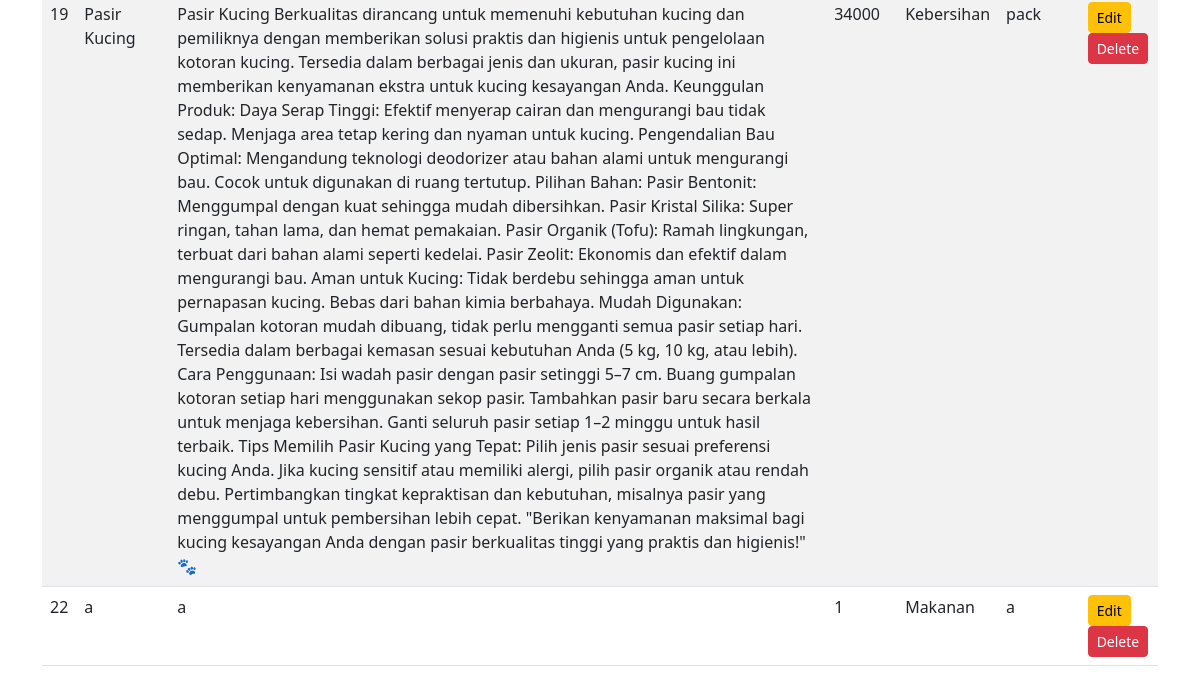
/admin/product_a.php (lower part), run on an earlier commit of the app's database.
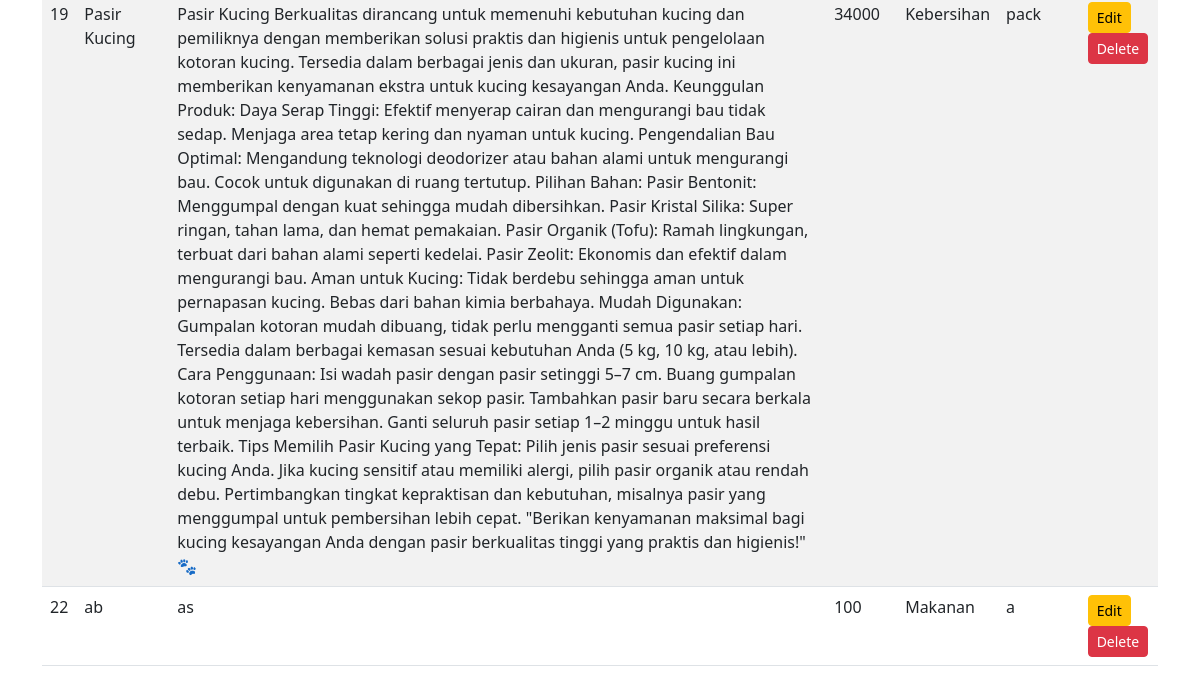
And on a later commit of the database.
### tables this page shows
CREATE TABLE `products` (
  `id` int NOT NULL,
  `name` varchar(255) NOT NULL,
  `description` text,
  `price` int DEFAULT NULL,
  `image` varchar(255) DEFAULT NULL,
  `category` enum('Makanan','Peralatan','Aksesoris','Kesehatan','Kebersihan') DEFAULT NULL,
  `satuan` varchar(200) NOT NULL
);

### admin/product_a.php (the view, shortened to what this page needs)
<?php
include('../php/php.php');
?>
<!DOCTYPE html>
<html lang="en">
<head>
    <link href="https://cdn.jsdelivr.net/npm/bootstrap@5.3.0-alpha3/dist/css/bootstrap.min.css" rel="stylesheet">
</head>
<body>
    <div class="container mt-5">
        <table class="table table-striped">
            <tbody>
                <?php
                $sql = "SELECT * FROM products";
                $result = $conn->query($sql);
                if ($result->num_rows > 0) {
                    while ($row = $result->fetch_assoc()) {
                        echo "<tr>
                            <td>{$row['id']}</td>
                            <td>{$row['name']}</td>
                            <td>{$row['description']}</td>
                            <td>{$row['price']}</td>
                            <td>{$row['category']}</td>
                            <td>{$row['satuan']}</td>
                            <td>
                                <a href='edit.php?product_id=" . htmlspecialchars($row['id']) . "' class='btn btn-warning btn-sm'>Edit</a>
                                <a href='../php/hapus.php?product_id=" . htmlspecialchars($row['id']) . "' class='btn btn-danger btn-sm' onclick='return confirm(\"Yakin ingin menghapus?\");'>Delete</a>
                            </td>
                        </tr>";
                    }
                } else {
                    echo "<tr>
                        <td colspan='7' class='text-center'>Tidak ada data.</td>
                    </tr>";
                }
                ?>
            </tbody>
        </table>
    </div>
</body>
</html>

What changed in the data, as far as the page shows it:
changed products "Makanan": name "a" → "ab"; description "a" → "as"; price "1" → "100"
